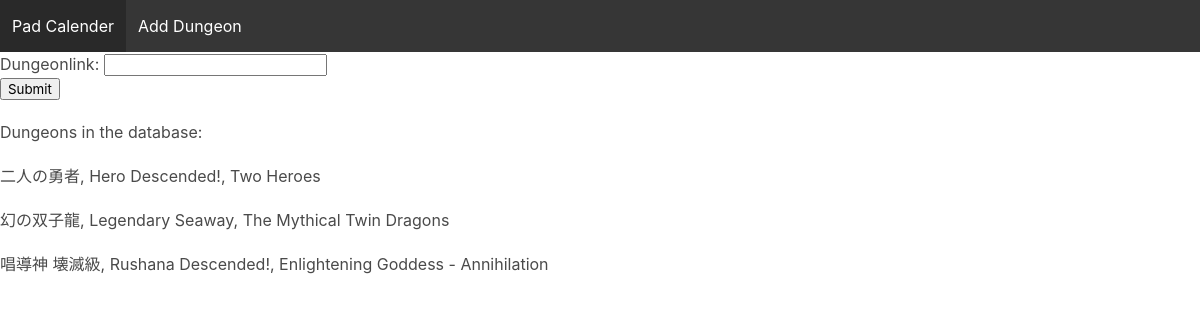
/add/, run on an earlier commit of the app's database.
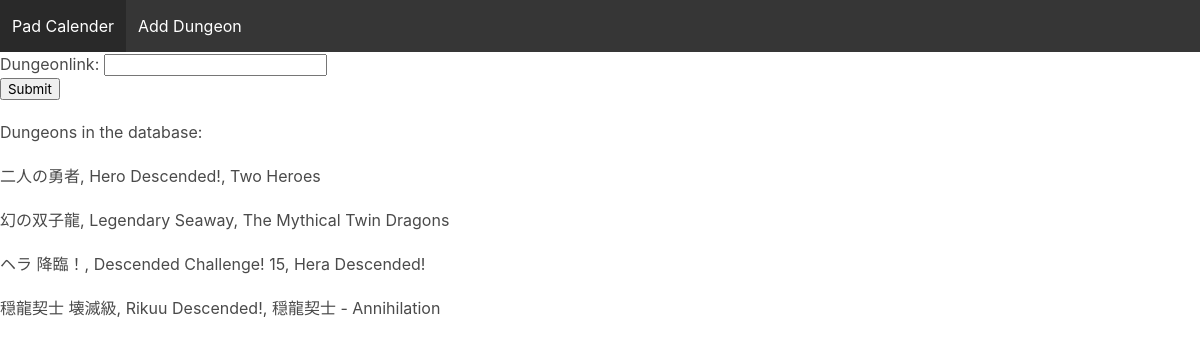
And on a later commit of the database.
### dungeon/models.py (models this page shows, shortened)
class Dungeon(models.Model):
    jpnTitle = models.CharField(default="", max_length=50)
    altTitle = models.CharField(default="", max_length=50)
    altTitle2 = models.CharField(default="", max_length=50)
    stamina = models.CharField(default="", max_length=10)
    battles = models.CharField(default="", max_length=10)
    dungeonType = models.CharField(default="", max_length=30)
    dungeonLink = models.TextField(default="")
    daily = models.BooleanField(default=False)
    monsters = models.ManyToManyField(Monster)
    repeat = models.CharField(default="", max_length=10)

### dungeon/views.py (the view, shortened to what this page needs)
# urls.py: path('add/', dv.addDungeonView),
def addDungeonView(request):
    template = 'addDungeon.html'
    source = Dungeon.objects.all()
    form = DungeonLink()
    context = {'dungeons': source, 'form': form}
    return render(request, template, context)

### dungeon/forms.py
class DungeonLink(forms.Form):
    dungeonLink = forms.CharField(max_length=50)

### templates/addDungeon.html (shortened to what this page needs)
{% extends 'home.html' %}
{% block content %}
    <form method="POST">
        {{ form.as_p }}
        <input type="submit" value="Submit"/>
    </form>
    <div style="margin-bottom: 20px; margin-top: 20px;">Dungeons in the database:</div>
    {% for dungeon in dungeons %}
        <div style="margin-bottom: 20px;">{{ dungeon.jpnTitle }}, {{ dungeon.altTitle }}, {{ dungeon.altTitle2 }}</div>
    {% endfor %}
{% endblock %}

What changed in the data, as far as the page shows it:
removed Dungeon: jpnTitle "唱導神 壊滅級", altTitle "Rushana Descended!", altTitle2 "Enlightening Goddess - Annihilation"
added Dungeon: jpnTitle "ヘラ 降臨！", altTitle "Descended Challenge! 15", altTitle2 "Hera Descended!"
added Dungeon: jpnTitle "穏龍契士 壊滅級", altTitle "Rikuu Descended!", altTitle2 "穏龍契士 - Annihilation"
